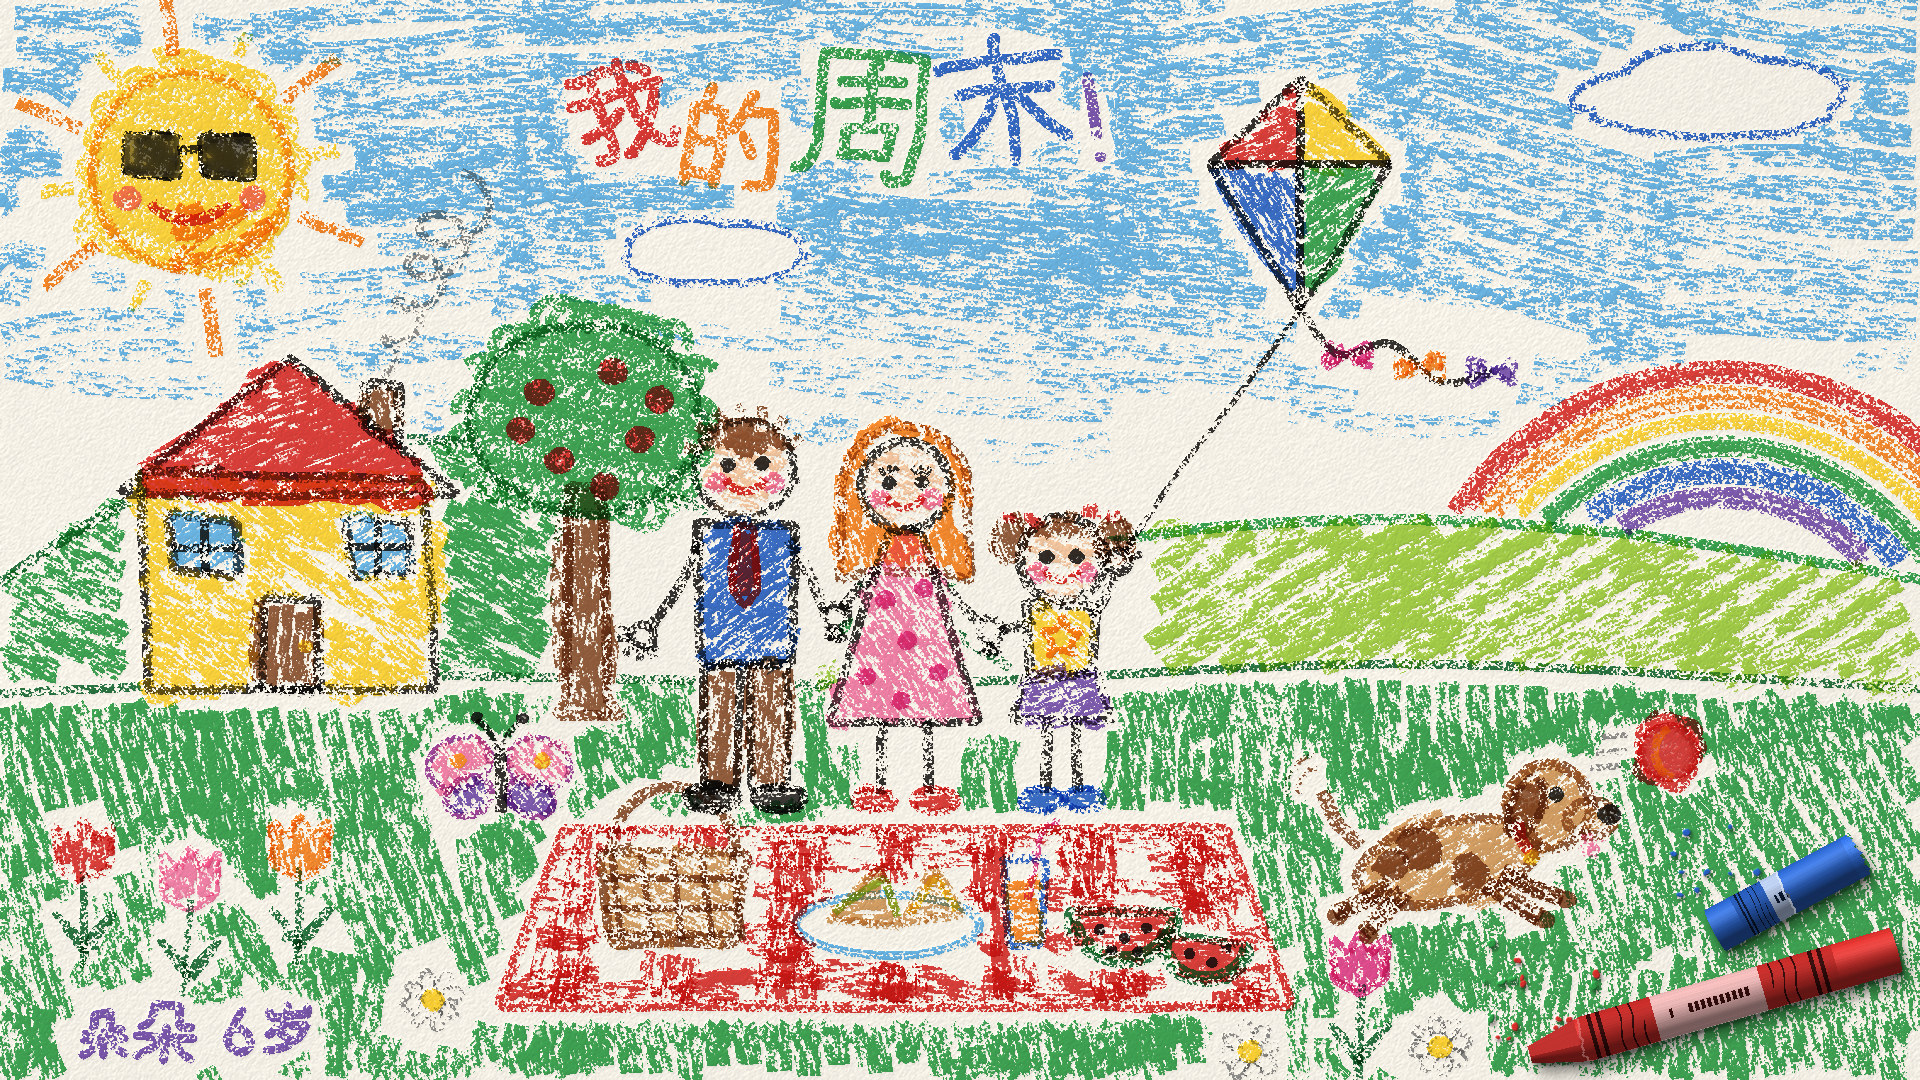

Write Python code to recreate this figure.
"""Example (children's crayon drawing / 儿童蜡笔画): 我的周末 · My Weekend — a six-year-old's crayon picture of a
family picnic, on rough drawing paper. A sun in sunglasses in the corner, the title written in four colours, a kite,
a rainbow coming out from behind the hill, clouds the sky was coloured around; the house with curly chimney smoke
and an apple tree on the hill; Dad (with a tie), Mum (polka-dot dress) and me (pigtails, holding the kite string)
standing hand in hand behind a red gingham blanket with a basket, sandwiches, juice and watermelon; the dog leaping
for a ball; tulips, daisies, a butterfly and the artist's name. Two real crayons (one snapped, its sleeve torn) and
some wax crumbs lie on the paper. Everything is outlined first and the big areas are coloured round what is already
there, the way a child does it.
Draw-on stages: paper -> outlines -> sun, title & name -> rainbow, kite & sky -> hills & meadow -> house & tree ->
family -> picnic & dog -> flowers & kite string -> the crayons (final). No image model.
python3 crayon_picnic.py [out.jpg] [--stages DIR]
"""
import os, sys, time
sys.path.insert(0, os.path.join(os.path.dirname(os.path.abspath(__file__)), '..', 'lib'))
import numpy as np
from crayon import Crayon
from core import spline

out = sys.argv[1] if len(sys.argv) > 1 and not sys.argv[1].startswith('--') else 'crayon_picnic.jpg'
stages = sys.argv[sys.argv.index('--stages') + 1] if '--stages' in sys.argv else None
t0 = time.time()

c = Crayon(1920, 1080, seed=11)
C = c.C
rng = c.rng
c.paper()
c.stage('paper')


def arc(cx, cy, rx, ry, a0, a1, n=40):
    """points on an ellipse arc; angles in degrees, 0 = right, 90 = up"""
    t = np.radians(np.linspace(a0, a1, n))
    return np.stack([cx + rx * np.cos(t), cy - ry * np.sin(t)], 1)


def U(*ms):
    return np.maximum.reduce([np.asarray(m, np.float32) for m in ms])


def cloud_pts(cx, cy, w, h, bumps=5):
    """a child's cloud: scallops along the top, a flatter bottom"""
    t = np.linspace(0, 2 * np.pi, 220, endpoint=False)
    top = np.sin(t) > 0
    r = 1 + np.where(top, 0.2 * np.abs(np.sin(t * bumps / 2 + 0.3)), 0.06 * np.abs(np.sin(t * bumps)))
    return np.stack([cx + w * np.cos(t) * r, cy - h * np.sin(t) * r * np.where(top, 1.0, 0.55)], 1)


def hand(x, y, r=12, colour=C['black'], spread=(200, 340)):
    """a hand: a little circle with a rake of fingers"""
    c.line(c.circle(x, y, r, lumpy=0.05, amp=1), colour, width=7, closed=True)
    for a in np.linspace(*spread, 5):
        a = np.radians(a)
        c.line([(x + r * np.cos(a), y - r * np.sin(a)), (x + (r + 13) * np.cos(a), y - (r + 13) * np.sin(a))],
               colour, width=6)


objects = []          # interiors of everything sketched, so the big fills can colour around them

# ===================================================================== 1. outlines
SX, SY, SR = 190, 172, 98
sun = c.circle(SX, SY, SR, lumpy=0.03)
c.line(sun, C['orange'], width=10, closed=True)

# house on the hill
house = c.rect(150, 482, 430, 690, skew=5)
roof = c.poly([(120, 494), (290, 360), (460, 494)])
chim = c.poly([(365, 425), (366, 384), (399, 386), (399, 450)])
door = c.rect(262, 598, 318, 690, skew=2)
win1, win2 = c.rect(172, 520, 238, 576, skew=3), c.rect(345, 518, 411, 576, skew=3)
for p in (chim, roof, house, door, win1, win2):
    c.line(p, C['black'], width=9, closed=True)
objects += [c.mask(p) for p in (house, roof, chim)]

# apple tree
trunk = c.poly([(570, 488), (602, 488), (608, 700), (622, 716), (556, 716), (566, 700)])
crown = c.circle(588, 418, 112, 96, lumpy=0.12)
c.line(trunk, C['brown'], width=9, closed=True)
c.line(crown, C['darkgreen'], width=10, closed=True)
objects += [c.mask(trunk), c.mask(crown)]

# hills and the meadow line
hillL = spline([(-30, 600), (180, 478), (420, 440), (640, 486), (880, 590), (1010, 668)], 12)
hillR = spline([(740, 676), (1000, 566), (1300, 522), (1620, 534), (1960, 586)], 12)
meadow = spline([(-30, 694), (420, 676), (900, 684), (1400, 664), (1960, 690)], 12)

# the family, hand in hand: Dad, Mum, me
DAD, MUM, ME = 745, 905, 1062
dad_head = c.circle(DAD, 468, 48, lumpy=0.04)
dad_shirt = c.rect(697, 522, 793, 666, skew=4)
dad_legs = [c.rect(704, 664, 738, 790, skew=2), c.rect(752, 664, 786, 790, skew=2)]
mum_head = c.circle(MUM, 486, 45, lumpy=0.04)
mum_hair = c.poly(list(arc(MUM, 492, 64, 66, -12, 192, 30)) + [(MUM - 66, 580), (MUM - 40, 572), (MUM + 40, 572), (MUM + 66, 580)], amp=2.5)
mum_dress = c.poly([(MUM - 16, 532), (MUM + 16, 532), (MUM + 74, 722), (MUM - 74, 722)])
me_head = c.circle(ME, 560, 42, lumpy=0.04)
me_shirt = c.rect(1030, 604, 1094, 676, skew=3)
me_skirt = c.poly([(1028, 672), (1096, 672), (1112, 720), (1012, 720)])
for p in [mum_hair]:
    c.line(p, C['brown'], width=8, closed=True)
for p in [dad_head, dad_shirt, *dad_legs, mum_head, mum_dress, me_head, me_shirt, me_skirt]:
    c.line(p, C['black'], width=8, closed=True)
# arms and hands (holding hands: one round hand between two people)
c.line(spline([(700, 540), (676, 590), (650, 628)], 8), C['black'], width=9)
hand(642, 636, spread=(150, 300))
c.line(spline([(790, 540), (812, 580), (826, 612)], 8), C['black'], width=9)
c.line(spline([(MUM - 26, 566), (MUM - 50, 594), (MUM - 64, 614)], 8), C['black'], width=9)
hand(836, 616, r=13, spread=(250, 290))
c.line(spline([(MUM + 26, 566), (MUM + 52, 600), (MUM + 76, 624)], 8), C['black'], width=9)
c.line(spline([(1034, 620), (1012, 628), (1000, 630)], 8), C['black'], width=9)
hand(990, 630, r=13, spread=(250, 290))
c.line(spline([(1092, 618), (1106, 596), (1114, 574)], 8), C['black'], width=9)
hand(1118, 562, r=12, spread=(20, 160))
for x0, x1, y in [(MUM - 22, MUM - 24, 722), (MUM + 22, MUM + 24, 722), (1048, 1046, 720), (1076, 1078, 720)]:
    c.line([(x0, y), (x1, y + 72)], C['black'], width=9)
objects += [c.mask(p) for p in [dad_head, dad_shirt, *dad_legs, mum_head, mum_hair, mum_dress, me_head, me_shirt, me_skirt]]
objects += [c.mask(c.rect(MUM - 40, 715, MUM + 40, 805, 0)), c.mask(c.rect(1035, 715, 1090, 805, 0)),
            c.mask(c.rect(630, 530, 830, 650, 0)), c.mask(c.rect(975, 550, 1135, 645, 0))]

# the picnic blanket (a child's perspective: wider at the front) and what is on it
TL, TR, BR, BL = np.array([565, 830.]), np.array([1225, 830.]), np.array([1292, 1006.]), np.array([498, 1006.])
blanket = c.poly([TL, TR, BR, BL], amp=2.5)
c.line(blanket, C['red'], width=10, closed=True)
basket = c.poly([(598, 852), (748, 852), (732, 944), (614, 944)])
handle = arc(673, 856, 62, 70, 180, 0, 30)
plate = c.circle(888, 925, 92, 30, lumpy=0.02)
sand1 = c.poly([(828, 920), (880, 866), (902, 928)])
sand2 = c.poly([(904, 924), (934, 864), (962, 916)])
glass = c.poly([(1004, 858), (1046, 858), (1040, 946), (1010, 946)])
mel1 = c.poly(list(arc(1124, 912, 56, 52, 180, 360, 30)))
mel2 = c.poly(list(arc(1206, 940, 46, 42, 170, 350, 26)))
for p, col in [(basket, C['brown']), (plate, C['sky']), (sand1, C['tan']), (sand2, C['tan']), (glass, C['blue']),
               (mel1, C['darkgreen']), (mel2, C['darkgreen'])]:
    c.line(p, col, width=8, closed=True)
c.line(handle, C['brown'], width=11)
objects += [c.mask(blanket)]

# the dog, leaping for the ball
dog_body = c.circle(1446, 862, 90, 40, rot=-0.2, lumpy=0.04)
dog_head = c.circle(1548, 806, 42, lumpy=0.04)
dog_snout = c.circle(1590, 820, 24, 17, lumpy=0.03)
dog_ear = c.circle(1526, 806, 15, 32, rot=0.35, lumpy=0.05)
for p in (dog_body, dog_head, dog_snout):
    c.line(p, C['brown'], width=9, closed=True)
legs = [[(1502, 872), (1532, 888), (1562, 898)], [(1486, 884), (1514, 902), (1540, 918)],
        [(1390, 884), (1364, 902), (1334, 914)], [(1404, 892), (1384, 914), (1364, 934)]]
for lg in legs:
    c.line(spline(lg, 8), C['brown'], width=15)
tail = spline([(1360, 846), (1336, 822), (1322, 792)], 8)
c.line(tail, C['brown'], width=12)
ball = c.circle(1668, 752, 27, lumpy=0.03)
c.line(ball, C['red'], width=8, closed=True)
objects += [c.mask(p) for p in (dog_body, dog_head, dog_snout, ball)]

# the kite and the clouds
KC = np.array([1300, 172.])
KT, KR, KB, KL = KC + (0, -92), KC + (90, -8), KC + (0, 138), KC + (-90, -8)
kite = c.poly([KT, KR, KB, KL], amp=1.5)
c.line(kite, C['black'], width=8, closed=True)
cl1 = c.wobble(cloud_pts(1712, 108, 118, 52, 5), 1.5)
cl2 = c.wobble(cloud_pts(712, 262, 84, 38, 4), 1.5)
for p in (cl1, cl2):
    c.line(p, C['blue'], width=8, closed=True)
objects += [c.mask(kite), c.mask(cl1), c.mask(cl2)]

# flowers and a butterfly in the grass
tulips = []
for (x, y, col) in [(84, 872, 'red'), (190, 900, 'pink'), (300, 868, 'orange'), (1360, 984, 'magenta')]:
    c.line([(x, y), (x + rng.normal(0, 4), y + 96)], C['darkgreen'], width=8)
    leaves = [c.poly([(x, y + 80), (x + s * 30, y + 40), (x + s * 8, y + 62)], amp=0.6) for s in (-1, 1)]
    head = c.poly([(x - 26, y - 4), (x - 28, y - 48), (x - 12, y - 30), (x, y - 54), (x + 12, y - 30), (x + 28, y - 48),
                   (x + 26, y - 4), (x, y + 10)], amp=1.0)
    for lf in leaves:
        c.line(lf, C['darkgreen'], width=6, closed=True)
    c.line(head, C[col], width=7, closed=True)
    tulips.append((head, leaves, col))
    objects += [c.mask(head)] + [c.mask(lf) for lf in leaves]
daisies = [(1440, 1046), (1250, 1052), (432, 1000)]
for (x, y) in daisies:
    for k in range(8):
        a = k * np.pi / 4 + 0.2
        pt = c.circle(x + 20 * np.cos(a), y - 20 * np.sin(a), 11, 7, rot=-a, lumpy=0.02, amp=0.5)
        c.line(pt, C['grey'], width=4, closed=True, pressure=0.6)
    objects += [c.mask(c.circle(x, y, 34))]
BX, BY = 500, 780
wings = []
for s in (-1, 1):
    for (dy, rx, ry, col) in [(-17, 32, 25, 'pink'), (17, 24, 19, 'violet')]:
        w = c.circle(BX + s * (rx + 7), BY + dy, rx, ry, rot=s * 0.45)
        c.line(w, C['purple'], width=6, closed=True)
        wings.append((w, col))
        objects += [c.mask(w)]
# the ball's motion lines, the dog's wag lines
for k in range(3):
    y = 736 + k * 16
    c.line([(1602 - k * 6, y), (1630 - k * 4, y - 2)], C['grey'], width=5, pressure=0.7)
for r in (22, 34):
    c.line(arc(1320, 790, r, r, 100, 190, 10), C['brown'], width=5, pressure=0.7)

OBJ = U(*objects)
LINES0 = c.drawn()                          # every line drawn so far (arms, legs, stems, strings)
c.line(hillL, C['darkgreen'], width=9, avoid=c.grow(OBJ, 10))
c.line(hillR, C['green'], width=9, avoid=c.grow(OBJ, 10))
c.line(meadow, C['darkgreen'], width=8, pressure=0.75, avoid=c.grow(OBJ, 10))
c.stage('outlines')

# ===================================================================== 2. sun and title
c.loops(c.mask(sun), C['yellow'], r=20, width=12, density=0.62, pressure=0.85)
c.scribble(c.mask(sun) * (c.YY > SY + 30) * (c.XX > SX - 20), C['orange'], angle=-30, width=14, density=0.35,
           pressure=0.55, reach=None, mess=0.2)
for k in range(12):
    a = np.radians(k * 30 + 8)
    r0, r1 = SR + 20, SR + (88 if k % 2 else 52)
    c.line([(SX + r0 * np.cos(a), SY - r0 * np.sin(a)), (SX + r1 * np.cos(a), SY - r1 * np.sin(a))],
           C['orange'] if k % 2 else C['yellow'], width=12, pressure=0.95)
# sunglasses, smile, cheeks
lens1 = c.rect(SX - 64, SY - 34, SX - 12, SY + 4, skew=2)
lens2 = c.rect(SX + 12, SY - 34, SX + 64, SY + 4, skew=2)
for p in (lens1, lens2):
    c.line(p, C['black'], width=7, closed=True)
    c.scribble(c.mask(p), C['black'], angle=20, width=10, density=0.9, pressure=0.95, reach=None, mess=0.1)
    c.burnish(c.mask(p), 0.75)
c.line([(SX - 12, SY - 22), (SX + 12, SY - 22)], C['black'], width=7)
c.line(arc(SX, SY + 18, 42, 30, 205, 335, 20), C['red'], width=10)
for dx in (-62, 62):
    c.dab(SX + dx, SY + 26, 11, C['pink'], pressure=0.6)
c.write('我的周末!', 840, 116, 132, [C['red'], C['orange'], C['green'], C['blue'], C['violet']], width=11.5, tilt=8, jumble=0.1)
w0 = c.wax.copy()
c.write('朵朵 6岁', 196, 1032, 64, [C['violet']], width=8, tilt=5, jumble=0.08, spacing=0.95)
NAME = c.grow((c.wax - w0) > 0.05, 18)               # the grass will leave a clear patch round my name
c.stage('sun_title')

# ===================================================================== 3. rainbow, kite, sky
RCX, RCY = 1722, 690
for i, col in enumerate(['red', 'orange', 'yellow', 'green', 'blue', 'violet']):
    R = 318 - i * 25
    pts = arc(RCX, RCY, R, R, 8, 172, 160)
    hy = np.interp(pts[:, 0], hillR[:, 0], hillR[:, 1])
    pts = pts[pts[:, 1] < hy - 6]
    if len(pts) > 3:
        c.follow(pts, C[col], width=27, passes=2, crayon=14, pressure=0.9)
quads = [(KT, KR, KC), (KR, KB, KC), (KB, KL, KC), (KL, KT, KC)]
for q, col, ang in zip(quads, ['yellow', 'green', 'blue', 'red'], [30, -40, 60, -20]):
    c.scribble(c.mask(c.poly(q, amp=0.5)), C[col], angle=ang, width=14, density=0.8, pressure=0.9, reach=None, mess=0.35)
c.line([KT, KB], C['black'], width=7)
c.line([KL, KR], C['black'], width=7)
tailp = spline([KB, KB + (38, 44), KB + (90, 34), KB + (140, 72), KB + (192, 62)], 10)
c.line(tailp, C['black'], width=7, pressure=0.95)
for k, col in zip([12, 26, 40], ['magenta', 'orange', 'violet']):
    x, y = tailp[k]
    for s in (-1, 1):
        bow = c.poly([(x, y), (x + s * 22, y - 13), (x + s * 22, y + 13)], amp=0.6)
        c.line(bow, C[col], width=6, closed=True)
        c.scribble(c.mask(bow), C[col], angle=90, width=9, density=0.9, pressure=0.9, reach=None, mess=0.3)
sky = c.mask(c.rect(-40, -40, 1960, 470, 0))
c.scribble(sky, C['sky'], angle=6, width=22, density=0.55, pressure=0.78, reach=300, mess=0.5,
           avoid=U(OBJ, c.drawn()), halo=13, fade=(170, 450))
c.stage('sky')

# ===================================================================== 4. hills and meadow
def below(curve, pad=0):
    return (c.YY > np.interp(c.XX, curve[:, 0], curve[:, 1]) + pad).astype(np.float32)


mR = below(hillR) * (1 - below(meadow))
mL = below(hillL) * (1 - below(meadow)) * (1 - mR)
mM = below(meadow)
keep_off = U(c.grow(OBJ, 8), LINES0)
c.scribble(mL, C['green'], angle=28, width=22, density=0.62, pressure=0.82, reach=280, mess=0.5, avoid=keep_off, halo=6)
c.scribble(mR, C['yellowgreen'], angle=-24, width=22, density=0.62, pressure=0.85, reach=280, mess=0.5, avoid=keep_off, halo=6)
c.scribble(mM, C['green'], angle=78, width=22, density=0.6, pressure=0.85, reach=240, mess=0.5,
           avoid=U(c.grow(OBJ, 8), c.drawn(), NAME), halo=6, angle_jitter=12)
c.stage('land')

# ===================================================================== 5. house and tree
c.scribble(c.mask(house), C['yellow'], angle=35, width=18, density=0.72, pressure=0.9, reach=None, mess=0.6,
           avoid=U(c.mask(door), c.mask(win1), c.mask(win2)), halo=4)
c.scribble(c.mask(roof), C['red'], angle=-18, width=18, density=0.8, pressure=0.92, reach=None, mess=0.6)
c.scribble(c.mask(chim), C['brown'], angle=80, width=14, density=0.8, pressure=0.9, reach=None, mess=0.4)
c.scribble(c.mask(door), C['brown'], angle=95, width=14, density=0.85, pressure=0.9, reach=None, mess=0.3)
c.dab(306, 646, 6, C['yellow'])
for w in (win1, win2):
    c.scribble(c.mask(w), C['sky'], angle=-30, width=14, density=0.75, pressure=0.85, reach=None, mess=0.3)
for (x0, y0, x1, y1) in [(205, 520, 205, 576), (172, 548, 238, 548), (378, 518, 378, 576), (345, 547, 411, 547)]:
    c.line([(x0, y0), (x1, y1)], C['black'], width=7)
tt = np.linspace(0, 1, 260)
rr = 9 + 24 * tt                                  # a curly line of smoke, its loops growing as it rises
smoke = np.stack([382 + 80 * tt + rr * np.sin(tt * 4.5 * 2 * np.pi), 376 - 150 * tt - rr * (1 - np.cos(tt * 4.5 * 2 * np.pi)) * 0.8], 1)
c.line(smoke, C['grey'], width=7, pressure=0.7)
c.scribble(c.mask(trunk), C['brown'], angle=88, width=14, density=0.8, pressure=0.9, reach=None, mess=0.4)
c.loops(c.mask(crown), C['green'], r=22, width=11, density=0.55, pressure=0.85)
for (x, y) in [(540, 392), (612, 372), (640, 440), (560, 460), (604, 486), (520, 430), (660, 400)]:
    c.dab(x, y, 12, C['red'], pressure=1.0)
c.stage('house_tree')

# ===================================================================== 6. the family
for hx, hy, r in [(DAD, 468, 48), (MUM, 486, 45), (ME, 560, 42)]:
    c.scribble(c.mask(c.circle(hx, hy, r - 3)), C['peach'], angle=20, width=14, density=0.7, pressure=0.6, reach=None, mess=0.2)
# Dad: spiky hair, blue shirt, red tie, brown trousers, black shoes
dad_hair = c.poly(list(arc(DAD, 468, 50, 50, 12, 168, 18)) + [(DAD - 34, 446), (DAD, 452), (DAD + 34, 446)], amp=1.5)
c.scribble(c.mask(dad_hair), C['brown'], angle=80, width=12, density=0.85, pressure=0.95, reach=None, mess=0.5)
for k in range(7):
    a = np.radians(25 + k * 22)
    c.line([(DAD + 48 * np.cos(a), 468 - 48 * np.sin(a)), (DAD + 64 * np.cos(a + 0.08), 468 - 64 * np.sin(a + 0.08))],
           C['brown'], width=9)
c.scribble(c.mask(dad_shirt), C['blue'], angle=-35, width=18, density=0.72, pressure=0.9, reach=None, mess=0.6)
tie = c.poly([(DAD - 8, 526), (DAD + 8, 526), (DAD + 12, 590), (DAD, 606), (DAD - 12, 590)], amp=0.8)
c.line(tie, C['red'], width=6, closed=True)
c.scribble(c.mask(tie), C['red'], angle=90, width=10, density=0.9, pressure=1.0, reach=None, mess=0.2)
for lg in dad_legs:
    c.scribble(c.mask(lg), C['brown'], angle=95, width=14, density=0.78, pressure=0.85, reach=None, mess=0.5)
for x in (712, 778):
    sh = c.circle(x, 798, 26, 12, lumpy=0.03)
    c.line(sh, C['black'], width=7, closed=True)
    c.scribble(c.mask(sh), C['black'], angle=0, width=10, density=0.9, pressure=0.95, reach=None, mess=0.2)
# Mum: long hair, pink polka-dot dress, red shoes
c.scribble(c.mask(mum_hair) * (1 - c.mask(c.circle(MUM, 486, 47))), C['orange'], angle=75, width=13, density=0.8,
           pressure=0.9, reach=None, mess=0.3)
c.scribble(c.mask(mum_dress), C['pink'], angle=55, width=18, density=0.75, pressure=0.9, reach=None, mess=0.6)
for (x, y) in [(MUM - 20, 600), (MUM + 18, 588), (MUM + 2, 640), (MUM - 38, 676), (MUM + 34, 672), (MUM - 4, 700)]:
    c.dab(x, y, 8, C['magenta'])
for x in (MUM - 30, MUM + 30):
    sh = c.circle(x, 800, 22, 11)
    c.line(sh, C['red'], width=6, closed=True)
    c.scribble(c.mask(sh), C['red'], angle=0, width=10, density=0.9, pressure=0.95, reach=None, mess=0.2)
# me: pigtails with red bows, yellow T-shirt with a star, violet skirt, blue shoes
for s in (-1, 1):
    pg = c.circle(ME + s * 52, 540, 18, 22)
    c.line(pg, C['brown'], width=7, closed=True)
    c.scribble(c.mask(pg), C['brown'], angle=70, width=10, density=0.85, pressure=0.9, reach=None, mess=0.3)
    bx, by = ME + s * 40, 516
    for t in (-1, 1):
        bow = c.poly([(bx, by), (bx + t * 18, by - 11), (bx + t * 18, by + 11)], amp=0.5)
        c.scribble(c.mask(bow), C['red'], angle=90, width=9, density=0.95, pressure=1.0, reach=None, mess=0.2)
fringe = c.poly(list(arc(ME, 560, 44, 44, 20, 160, 16)) + [(ME - 20, 534), (ME + 6, 540), (ME + 30, 532)], amp=1.2)
c.scribble(c.mask(fringe), C['brown'], angle=-60, width=11, density=0.85, pressure=0.95, reach=None, mess=0.4)
c.scribble(c.mask(me_shirt), C['yellow'], angle=40, width=16, density=0.8, pressure=0.95, reach=None, mess=0.5)
star = [(ME + 22 * np.sin(a) * (1 if k % 2 == 0 else 0.45), 638 - 22 * np.cos(a) * (1 if k % 2 == 0 else 0.45))
        for k, a in enumerate(np.linspace(0, 2 * np.pi, 10, endpoint=False))]
c.line(c.poly(star, amp=0.5), C['orange'], width=6, closed=True)
c.scribble(c.mask(me_skirt), C['violet'], angle=-20, width=14, density=0.8, pressure=0.9, reach=None, mess=0.5)
for x in (1040, 1084):
    sh = c.circle(x, 800, 20, 11)
    c.line(sh, C['blue'], width=6, closed=True)
    c.scribble(c.mask(sh), C['blue'], angle=0, width=10, density=0.9, pressure=0.95, reach=None, mess=0.2)
# faces
for hx, hy, r, lashes in [(DAD, 468, 48, False), (MUM, 486, 45, True), (ME, 560, 42, False)]:
    for s in (-1, 1):
        c.dab(hx + s * r * 0.36, hy - r * 0.08, 6.5, C['black'])
        if lashes:
            for a in (60, 90, 120):
                ex, ey = hx + s * r * 0.36, hy - r * 0.08
                c.line([(ex + 9 * np.cos(np.radians(a)), ey - 9 * np.sin(np.radians(a))),
                        (ex + 17 * np.cos(np.radians(a)), ey - 17 * np.sin(np.radians(a)))], C['black'], width=4)
        c.dab(hx + s * r * 0.58, hy + r * 0.3, 9, C['pink'], pressure=0.55)
    c.line(arc(hx, hy + r * 0.12, r * 0.42, r * 0.36, 200, 340, 16), C['red'], width=7)
c.stage('family')

# ===================================================================== 7. picnic and dog
P = lambda u, v: (1 - v) * ((1 - u) * TL + u * TR) + v * ((1 - u) * BL + u * BR)
food = U(*[c.mask(p) for p in (basket, plate, glass, mel1, mel2)])
stripes = []
for i in range(7):
    u0 = (2 * i + 0.5) / 14; u1 = u0 + 1 / 14
    stripes.append((c.poly([P(u0, 0), P(u1, 0), P(u1, 1), P(u0, 1)], amp=1.0), 90 - (u0 - 0.5) * 22))
for j in range(4):
    v0 = (2 * j + 0.5) / 8; v1 = v0 + 1 / 8
    stripes.append((c.poly([P(0, v0), P(1, v0), P(1, v1), P(0, v1)], amp=1.0), 3))
for q, ang in stripes:
    c.scribble(c.mask(q) * c.mask(blanket), C['red'], angle=ang, width=16, density=0.72, pressure=0.7, reach=260,
               mess=0.3, avoid=food, halo=7)
c.scribble(c.mask(basket), C['tan'], angle=20, width=16, density=0.75, pressure=0.85, reach=None, mess=0.4)
for k in range(5):
    x = 612 + k * 30
    c.line([(x, 856), (x + 10, 940)], C['brown'], width=6)
for y in (878, 908, 934):
    c.line([(604, y), (742, y)], C['brown'], width=6)
for p in (sand1, sand2):
    c.scribble(c.mask(p), C['tan'], angle=0, width=12, density=0.75, pressure=0.85, reach=None, mess=0.3)
c.line([(834, 912), (884, 878), (898, 916)], C['yellowgreen'], width=7)
c.line([(910, 914), (936, 876), (956, 910)], C['yellow'], width=7)
c.scribble(c.mask(glass) * (c.YY > 880), C['orange'], angle=0, width=14, density=0.85, pressure=0.95, reach=None, mess=0.2)
c.line([(1028, 900), (1040, 832), (1060, 820)], C['magenta'], width=7)
for m, (cx, cy, r) in [(mel1, (1124, 912, 56)), (mel2, (1206, 940, 46))]:
    c.scribble(c.mask(m), C['red'], angle=0, width=14, density=0.85, pressure=0.95, reach=None, mess=0.3)
mm1 = arc(1124, 912, 49, 45, 186, 354, 30)
c.line(mm1, C['green'], width=9)
c.line(arc(1206, 940, 40, 36, 174, 346, 26), C['green'], width=8)
for (x, y) in [(1100, 930), (1124, 938), (1146, 928), (1112, 950), (1138, 952), (1190, 954), (1212, 962), (1226, 948)]:
    c.dab(x, y, 4.5, C['black'])
# the dog
c.scribble(U(c.mask(dog_body), c.mask(dog_head), c.mask(dog_snout)), C['tan'], angle=-30, width=16, density=0.75,
           pressure=0.88, reach=None, mess=0.5)
c.scribble(c.mask(dog_ear), C['brown'], angle=70, width=12, density=0.9, pressure=0.95, reach=None, mess=0.3)
c.line(dog_ear, C['brown'], width=7, closed=True)
for (x, y, r) in [(1420, 848, 15), (1470, 872, 11), (1392, 866, 9)]:
    c.loops(c.mask(c.circle(x, y, r, r * 0.8)), C['brown'], r=6, width=8, density=0.9, pressure=0.95)
for lg in legs:                                   # legs pressed in hard over the body colour
    c.line(spline(lg, 8), C['brown'], width=17, pressure=1.0)
for lg in legs:
    c.dab(lg[-1][0] + 4, lg[-1][1] + 2, 8, C['brown'])
c.dab(1556, 794, 7, C['black'])
c.dab(1610, 814, 9, C['black'])
tongue = c.poly([(1584, 832), (1600, 832), (1602, 856), (1590, 862), (1582, 852)], amp=0.6)
c.scribble(c.mask(tongue), C['pink'], angle=90, width=9, density=0.95, pressure=0.95, reach=None, mess=0.3)
c.line(spline([(1518, 822), (1522, 840), (1530, 850)], 8), C['red'], width=11)
c.dab(1532, 858, 7, C['yellow'])
c.loops(c.mask(ball), C['red'], r=10, width=10, density=0.8, pressure=0.95)
c.burnish(c.mask(ball), 0.7)
c.line(arc(1668, 752, 27, 27, 120, 250, 14) + (14, 0), C['yellow'], width=7)
c.stage('picnic')

# ===================================================================== 8. flowers, butterfly, kite string
for head, leaves, col in tulips:
    for s, lf in zip((-1, 1), leaves):
        c.scribble(c.mask(lf), C['darkgreen'], angle=60 * s, width=9, density=0.95, pressure=0.95, reach=None, mess=0.2)
    c.scribble(c.mask(head), C[col], angle=80, width=12, density=0.85, pressure=0.95, reach=None, mess=0.4)
for (x, y) in daisies:
    c.dab(x, y, 10, C['yellow'])
for w, col in wings:
    c.scribble(c.mask(w), C[col], angle=50, width=12, density=0.7, pressure=0.85, reach=None, mess=0.3)
for s in (-1, 1):
    c.dab(BX + s * 42, BY - 20, 7, C['yellow'])
c.line([(BX, BY - 28), (BX + 1, BY + 32)], C['black'], width=11, pressure=1.0)
for s in (-1, 1):
    c.line(spline([(BX, BY - 26), (BX + s * 10, BY - 48), (BX + s * 22, BY - 60)], 6), C['black'], width=5)
    c.dab(BX + s * 23, BY - 62, 5, C['black'])
# kite string, last of all, from the kite to my hand
c.line(spline([KB, (1250, 380), (1180, 470), (1124, 552)], 14), C['black'], width=4, pressure=0.8)
c.stage('flowers')

# ===================================================================== 9. the crayons are still lying on the paper
c.crumbs(1470, 940, 1640, 1040, [C['red'], C['green']], n=22, size=(2, 5))
c.crumbs(1660, 820, 1760, 900, [C['blue']], n=10, size=(2, 4))
c.stick(1712, 1002, 164, C['red'], length=380, radius=23, tip='worn')
c.stick(1790, 890, -28, C['blue'], length=170, radius=23, tip='broken', peel=0.55)

img = c.save(out, stages)
print(f'{out}  {time.time() - t0:.1f}s')
